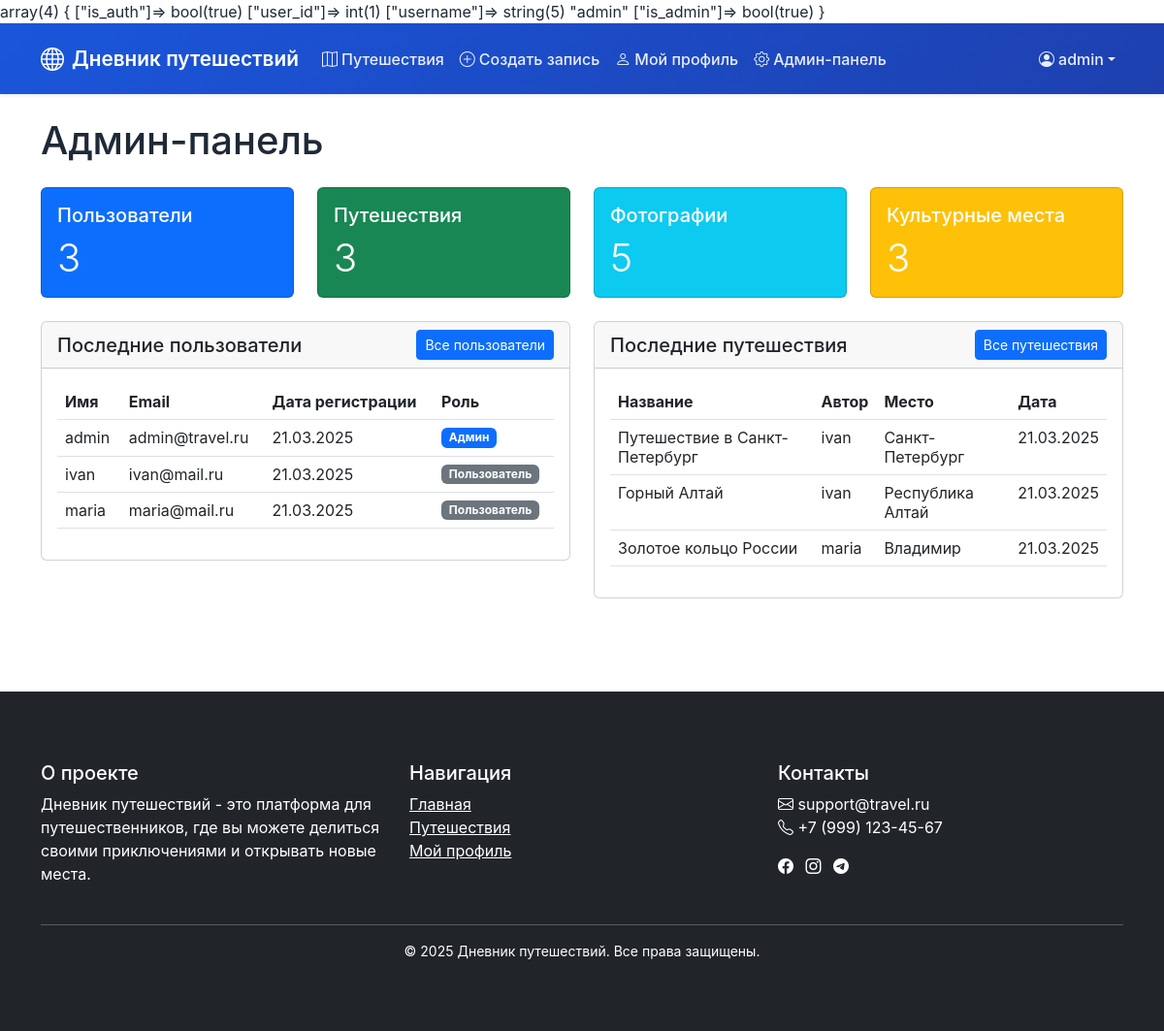
/admin/index.php (signed in), run on the app's committed database.
### tables this page shows
CREATE TABLE `users` (
  `id` int NOT NULL AUTO_INCREMENT,
  `username` varchar(50) NOT NULL,
  `password` varchar(255) NOT NULL,
  `email` varchar(100) NOT NULL,
  `avatar` varchar(255) DEFAULT '/assets/img/default-avatar.jpg',
  `is_admin` tinyint(1) DEFAULT '0',
  `created_at` timestamp NULL DEFAULT CURRENT_TIMESTAMP,
  PRIMARY KEY (`id`),
  UNIQUE KEY `username` (`username`),
  UNIQUE KEY `email` (`email`)
);

CREATE TABLE `travels` (
  `id` int NOT NULL AUTO_INCREMENT,
  `user_id` int DEFAULT NULL,
  `title` varchar(255) NOT NULL,
  `description` text,
  `location` varchar(255) NOT NULL,
  `latitude` decimal(10,8) DEFAULT NULL,
  `longitude` decimal(11,8) DEFAULT NULL,
  `start_date` date DEFAULT NULL,
  `end_date` date DEFAULT NULL,
  `total_cost` decimal(10,2) DEFAULT NULL,
  `currency` varchar(3) DEFAULT 'RUB',
  `safety_rating` int DEFAULT NULL,
  `transport_rating` int DEFAULT NULL,
  `population_rating` int DEFAULT NULL,
  `nature_rating` int DEFAULT NULL,
  `created_at` timestamp NULL DEFAULT CURRENT_TIMESTAMP,
  PRIMARY KEY (`id`),
  KEY `user_id` (`user_id`),
  CONSTRAINT `travels_ibfk_1` FOREIGN KEY (`user_id`) REFERENCES `users` (`id`) ON DELETE CASCADE,
  CONSTRAINT `travels_chk_1` CHECK ((`safety_rating` between 1 and 5)),
  CONSTRAINT `travels_chk_2` CHECK ((`transport_rating` between 1 and 5)),
  CONSTRAINT `travels_chk_3` CHECK ((`population_rating` between 1 and 5)),
  CONSTRAINT `travels_chk_4` CHECK ((`nature_rating` between 1 and 5))
);

### admin/index.php (the view, shortened to what this page needs)
<?php
require_once '../config.php';
var_dump([
    'is_auth' => checkAuth(),
    'user_id' => $_SESSION['user_id'] ?? null,
    'username' => $_SESSION['username'] ?? null,
    'is_admin' => $_SESSION['is_admin'] ?? null
]);
$stats = [
    'users' => $conn->query("SELECT COUNT(*) as count FROM users")->fetch_assoc()['count'],
    'travels' => $conn->query("SELECT COUNT(*) as count FROM travels")->fetch_assoc()['count'],
    'photos' => $conn->query("SELECT COUNT(*) as count FROM photos")->fetch_assoc()['count'],
    'sites' => $conn->query("SELECT COUNT(*) as count FROM cultural_sites")->fetch_assoc()['count']
];
$latest_users = $conn->query("
    SELECT id, username, email, created_at, is_admin
    FROM users
    ORDER BY created_at DESC
    LIMIT 5
")->fetch_all(MYSQLI_ASSOC);
$latest_travels = $conn->query("
    SELECT t.*, u.username
    FROM travels t
    JOIN users u ON t.user_id = u.id
    ORDER BY t.created_at DESC
    LIMIT 5
")->fetch_all(MYSQLI_ASSOC);
?>
<!DOCTYPE html>
<html lang="ru">
<head>
    <link href="https://cdn.jsdelivr.net/npm/bootstrap@5.3.0/dist/css/bootstrap.min.css" rel="stylesheet">
    <link rel="stylesheet" href="https://cdn.jsdelivr.net/npm/bootstrap-icons@1.11.0/font/bootstrap-icons.css">
    <link rel="stylesheet" href="/assets/css/style.css">
</head>
<body>
    <?php include '../includes/header.php'; ?>
    <main class="container py-4">
        <h1 class="mb-4">Админ-панель</h1>
        <div class="row mb-4">
            <div class="col-md-3">
                <div class="card text-white bg-primary">
                    <div class="card-body">
                        <h5 class="card-title">Пользователи</h5>
                        <p class="card-text display-6"><?= $stats['users'] ?></p>
                    </div>
                </div>
            </div>
            <div class="col-md-3">
                <div class="card text-white bg-success">
                    <div class="card-body">
                        <h5 class="card-title">Путешествия</h5>
                        <p class="card-text display-6"><?= $stats['travels'] ?></p>
                    </div>
                </div>
            </div>
            <div class="col-md-3">
                <div class="card text-white bg-info">
                    <div class="card-body">
                        <h5 class="card-title">Фотографии</h5>
                        <p class="card-text display-6"><?= $stats['photos'] ?></p>
                    </div>
                </div>
            </div>
            <div class="col-md-3">
                <div class="card text-white bg-warning">
                    <div class="card-body">
                        <h5 class="card-title">Культурные места</h5>
                        <p class="card-text display-6"><?= $stats['sites'] ?></p>
                    </div>
                </div>
            </div>
        </div>
        <div class="row">
            <div class="col-md-6 mb-4">
                <div class="card">
                    <div class="card-header d-flex justify-content-between align-items-center">
                        <h5 class="mb-0">Последние пользователи</h5>
                        <a href="/admin/users.php" class="btn btn-sm btn-primary">Все пользователи</a>
                    </div>
                    <div class="card-body">
                        <div class="table-responsive">
                            <table class="table table-hover">
                                <thead>
                                    <tr>
                                        <th>Имя</th>
                                        <th>Email</th>
                                        <th>Дата регистрации</th>
                                        <th>Роль</th>
                                    </tr>
                                </thead>
                                <tbody>
                                    <?php foreach ($latest_users as $user): ?>
                                        <tr>
                                            <td><?= $user['username'] ?></td>
                                            <td><?= $user['email'] ?></td>
                                            <td><?= date('d.m.Y', strtotime($user['created_at'])) ?></td>
                                            <td>
                                                <?php if ($user['is_admin']): ?>
                                                    <span class="badge bg-primary">Админ</span>
                                                <?php else: ?>
                                                    <span class="badge bg-secondary">Пользователь</span>
                                                <?php endif; ?>
                                            </td>
                                        </tr>
                                    <?php endforeach; ?>
                                </tbody>
                            </table>
                        </div>
                    </div>
                </div>
            </div>
            <div class="col-md-6 mb-4">
                <div class="card">
                    <div class="card-header d-flex justify-content-between align-items-center">
                        <h5 class="mb-0">Последние путешествия</h5>
                        <a href="/admin/travels.php" class="btn btn-sm btn-primary">Все путешествия</a>
                    </div>
                    <div class="card-body">
                        <div class="table-responsive">
                            <table class="table table-hover">
                                <thead>
                                    <tr>
                                        <th>Название</th>
                                        <th>Автор</th>
                                        <th>Место</th>
                                        <th>Дата</th>
                                    </tr>
                                </thead>
                                <tbody>
                                    <?php foreach ($latest_travels as $travel): ?>
                                        <tr>
                                            <td><?= $travel['title'] ?></td>
                                            <td><?= $travel['username'] ?></td>
                                            <td><?= $travel['location'] ?></td>
                                            <td><?= date('d.m.Y', strtotime($travel['created_at'])) ?></td>
                                        </tr>
                                    <?php endforeach; ?>
                                </tbody>
                            </table>
                        </div>
                    </div>
                </div>
            </div>
        </div>
    </main>
    <?php include '../includes/footer.php'; ?>
</body>
</html>

### assets/css/style.css (style rules this page uses)
:root { --primary-color: #2563eb; --secondary-color: #475569; }
body { font-family: 'Inter', system-ui, -apple-system, sans-serif; color: #1f2937; }

### data on the page
users: username "admin", email "admin@travel.ru", created_at "21.03.2025", is_admin "Админ"
users: username "ivan", email "ivan@mail.ru", created_at "21.03.2025", is_admin "Пользователь"
users: username "maria", email "maria@mail.ru", created_at "21.03.2025", is_admin "Пользователь"
travels: title "Путешествие в Санкт-Петербург", user.username "ivan", location "Санкт-Петербург", created_at "21.03.2025"
travels: title "Горный Алтай", user.username "ivan", location "Республика Алтай", created_at "21.03.2025"
travels: title "Золотое кольцо России", user.username "maria", location "Владимир", created_at "21.03.2025"

### other printed values
$_SESSION['username'] "admin"
$stats['users'] "3"
$stats['travels'] "3"
$stats['photos'] "5"
$stats['sites'] "3"
